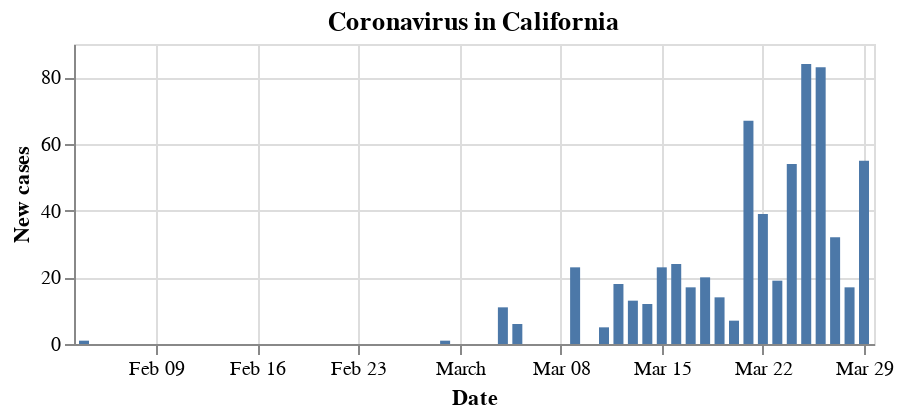

The notebook cell this image was saved under:
### Code cell
alt.Chart(data[['Date', 'New cases']], height=150).mark_bar().encode(
    x='Date',
    y='New cases',
    tooltip=['Date','New cases']
).properties(
    title='Coronavirus in Santa Clara County'
)

### Figure 1 — Vega-Lite specification as saved in the notebook (floating-point values rounded to 4 significant figures)
{"$schema": "https://vega.github.io/schema/vega-lite/v3.4.0.json", "config": {"mark": {"tooltip": null}, "view": {"height": 300, "width": 400}}, "data": {"name": "data-65a599e77cd72a942b05739fd694d35a"}, "datasets": {"data-65a599e77cd72a942b05739fd694d35a": [{"Date": "2020-01-31T00:00:00", "New cases": null}, {"Date": "2020-02-04T00:00:00", "New cases": 1}, {"Date": "2020-02-29T00:00:00", "New cases": 1}, {"Date": "2020-03-04T00:00:00", "New cases": 11}, {"Date": "2020-03-05T00:00:00", "New cases": 6}, {"Date": "2020-03-09T00:00:00", "New cases": 23}, {"Date": "2020-03-11T00:00:00", "New cases": 5}, {"Date": "2020-03-12T00:00:00", "New cases": 18}, {"Date": "2020-03-13T00:00:00", "New cases": 13}, {"Date": "2020-03-14T00:00:00", "New cases": 12}, {"Date": "2020-03-15T00:00:00", "New cases": 23}, {"Date": "2020-03-16T00:00:00", "New cases": 24}, {"Date": "2020-03-17T00:00:00", "New cases": 17}, {"Date": "2020-03-18T00:00:00", "New cases": 20}, {"Date": "2020-03-19T00:00:00", "New cases": 14}, {"Date": "2020-03-20T00:00:00", "New cases": 7}, {"Date": "2020-03-21T00:00:00", "New cases": 67}, {"Date": "2020-03-22T00:00:00", "New cases": 39}, {"Date": "2020-03-23T00:00:00", "New cases": 19}, {"Date": "2020-03-24T00:00:00", "New cases": 54}, {"Date": "2020-03-25T00:00:00", "New cases": 84}, {"Date": "2020-03-26T00:00:00", "New cases": 83}, {"Date": "2020-03-27T00:00:00", "New cases": 32}, {"Date": "2020-03-28T00:00:00", "New cases": 17}, {"Date": "2020-03-29T00:00:00", "New cases": 55}]}, "encoding": {"tooltip": [{"field": "Date", "type": "temporal"}, {"field": "New cases", "type": "quantitative"}], "x": {"field": "Date", "type": "temporal"}, "y": {"field": "New cases", "type": "quantitative"}}, "height": 150, "mark": "bar", "title": "Coronavirus in California"}
